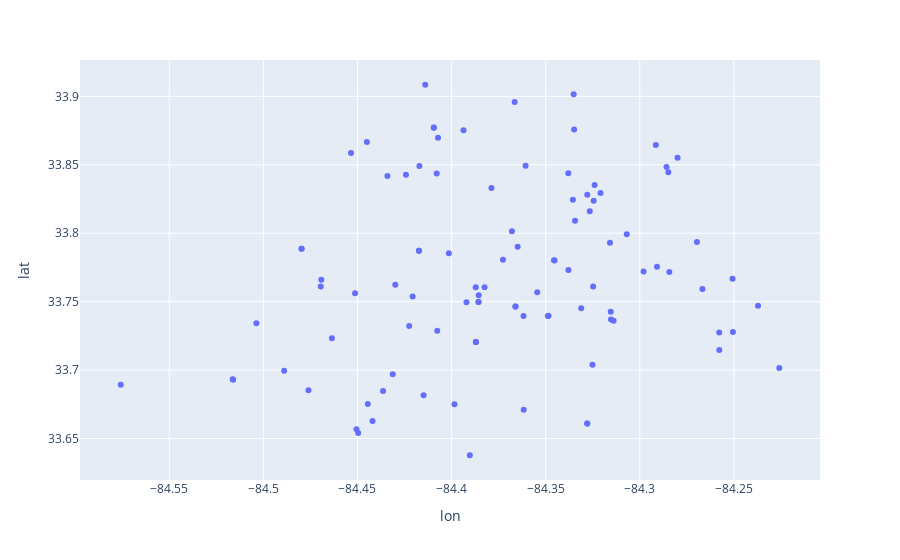

Here is the notebook cell this chart was saved with:
### Code cell
x_points = new_merged_df["lon"]
y_points = new_merged_df['lat']
#multiple layers

atl_map.plot(figsize=(20, 20))
plt.scatter(x=new_merged_df['lon'], y=new_merged_df['lat'], c='black')
plt.grid()
plt.title("Schools in Atlanta")
plt.savefig("output-data/Atlanta_ schools.png")
fig.show()

### Figure 1 — Plotly figure (JSON) as saved in the notebook; plotly's stock layout.template omitted (floating-point values rounded to 4 significant figures; data arrays with more than 128 entries replaced by an {"elided": "..."} marker saying what was removed)
{"data": [{"customdata": {"elided": "99x3 mixed values"}, "hovertemplate": "<b>%{hovertext}</b><br><br>lon=%{x}<br>lat=%{y}<br>type=%{customdata[0]}<br>level-codes=%{customdata[1]}<br>zip=%{customdata[2]}<extra></extra>", "hovertext": ["Graduation Achievement Center Charter High School", "Wellspring Living", "The Life School of Atlanta", "K12 International Academy ", "The Keystone School ", "The New School", "The New School Atlanta", "Cristo Rey Atlanta Jesuit High School", "KIPP Atlanta Collegiate", "Booker T. Washington High School", "Bright Futures Academy", "Heavenly Institute Of Learning", "Tamu S. Kanyama Prep Academy", "Laurel Heights Academy (Hospital)", "Uhs Of Laurel Heights", "Hillside Conant School", "Midtown High School", "Paideia School", "Horizons School", "The New School", "Druid Hills High School", "Aps-Forrest Hills Academey", "Early College High School At Carver", "School Of Technology At Carver", "Carver High School", "Maynard H. Jackson- Jr. High School", "Mohammed Schools Of Atlanta", "Clara Mohammed Elementary/W. D", "Light of the World of Atlanta", "Braddy Preparatory Academy", "Mcnair High School", "The Howard School", "Dar Un-Noor School", "Greater Atlanta Adventist Academy", "The B.E.S.T. Academy", "Douglass High School", "Corretta Scott King Womens' Leadership Academy", "The Howard School", "Charles Drew Charter School Ja/Sa", "Crim High School", "Heritage Preparatory School", "Midtown International School, Inc.", "Therrell High School", "Black Star Educational Institute", "Tri-Cities High School", "Pathway Christian School", "Cameron Academy", "Fulton Leadership Academy", "Cornerstone Community Services Learning Academy", "Atlanta International School", "Atlanta Classical Academy", "Academe of the Oaks", "So Much 2 Learn Home School", "Decatur High School", "Assisted Learning Centers", "South Atlanta High School", "Ben Franklin Academy", "Temima High School", "Yeshiva Ohr Yisrael Of Atlanta", "Marcus Institute School", "Margaret Harris Comprehensive School", "Rivers Academy   Atlanta", "Fusion Academy Buckhead", "Miller Preparatory Academy For", "The Community School", "Columbia High School", "Towers High School", "Montessori School At Emory", "21 Century STEM Academy", "Dekalb School Of The Arts", "North Atlanta High School", "Pace Academy", "The Westminster Schools", "Holy Innocents Episcopal School", "Lovett School", "Holy Spirit Preparatory School", "Atlanta Girls School", "Holy Spirit Prepartory School", "Westlake High School", "Mays High School", "Southwest Atlanta Christian Academy", "Southwest Atlanta Christian Academy", "ACT", "Camp Jewell House Academy", "Marist School", "Cross Keys High School", "The Piedmont School of Atlanta", "Mcclarin Alternative School", "Woodward Academy", "Bridge Academy", "Greenforest Mccalep Christian Academy", "Southwest Dekalb High School", "St Pius X Catholic High School", "Lullwater School", "Lakeside High School", "Abm Vietnamese School", "Yeshiva Atlanta High School", "The Galloway School", "North Metro Psychoeducational Program"], "legendgroup": "", "marker": {"color": "#636efa", "symbol": "circle"}, "mode": "markers", "name": "", "orientation": "v", "showlegend": false, "type": "scatter", "x": [-84.39, -84.39, -84.39, -84.39, -84.39, -84.37, -84.37, -84.38, -84.45, -84.42, -84.43, -84.42, -84.41, -84.35, -84.35, -84.36, -84.37, -84.34, -84.32, -84.35, -84.32, -84.4, -84.39, -84.39, -84.39, -84.36, -84.32, -84.31, -84.35, -84.35, -84.33, -84.42, -84.4, -84.47, -84.48, -84.47, -84.48, -84.42, -84.32, -84.33, -84.37, -84.34, -84.49, -84.46, -84.44, -84.44, -84.43, -84.48, -84.41, -84.38, -84.41, -84.28, -84.29, -84.3, -84.39, -84.36, -84.33, -84.33, -84.32, -84.33, -84.32, -84.32, -84.36, -84.26, -84.25, -84.25, -84.24, -84.27, -84.31, -84.27, -84.44, -84.42, -84.43, -84.41, -84.45, -84.41, -84.42, -84.41, -84.58, -84.5, -84.52, -84.52, -84.33, -84.33, -84.34, -84.34, -84.33, -84.45, -84.44, -84.45, -84.26, -84.23, -84.29, -84.28, -84.28, -84.29, -84.37, -84.39, -84.41], "xaxis": "x", "y": [33.76, 33.75, 33.75, 33.75, 33.75, 33.75, 33.75, 33.76, 33.76, 33.75, 33.76, 33.73, 33.73, 33.78, 33.78, 33.79, 33.78, 33.77, 33.76, 33.76, 33.79, 33.68, 33.72, 33.72, 33.72, 33.74, 33.74, 33.74, 33.74, 33.74, 33.7, 33.79, 33.79, 33.77, 33.79, 33.76, 33.79, 33.79, 33.74, 33.75, 33.8, 33.82, 33.7, 33.72, 33.68, 33.68, 33.7, 33.69, 33.68, 33.83, 33.84, 33.77, 33.78, 33.77, 33.64, 33.67, 33.83, 33.82, 33.82, 33.81, 33.83, 33.84, 33.85, 33.73, 33.77, 33.73, 33.75, 33.79, 33.8, 33.76, 33.87, 33.85, 33.84, 33.91, 33.86, 33.88, 33.84, 33.88, 33.69, 33.73, 33.69, 33.69, 33.66, 33.66, 33.9, 33.84, 33.88, 33.66, 33.66, 33.65, 33.71, 33.7, 33.86, 33.86, 33.84, 33.85, 33.9, 33.88, 33.87], "yaxis": "y"}], "layout": {"legend": {"tracegroupgap": 0}, "margin": {"t": 60}, "xaxis": {"anchor": "y", "domain": [0, 1], "title": {"text": "lon"}}, "yaxis": {"anchor": "x", "domain": [0, 1], "title": {"text": "lat"}}}}
